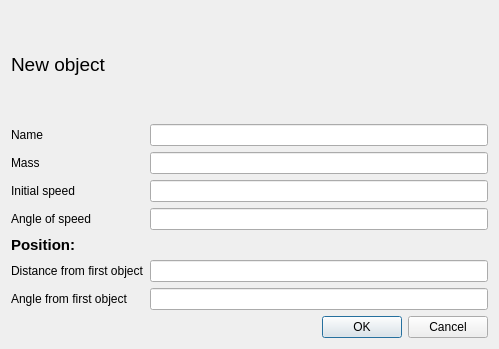
<?xml version="1.0" encoding="UTF-8"?>
<ui version="4.0">
 <class>Dialog</class>
 <widget class="QDialog" name="Dialog">
  <property name="geometry">
   <rect>
    <x>0</x>
    <y>0</y>
    <width>499</width>
    <height>349</height>
   </rect>
  </property>
  <property name="windowTitle">
   <string>New Object</string>
  </property>
  <layout class="QVBoxLayout" name="verticalLayout">
   <item>
    <widget class="QLabel" name="label_3">
     <property name="font">
      <font>
       <pointsize>14</pointsize>
       <weight>50</weight>
       <bold>false</bold>
      </font>
     </property>
     <property name="text">
      <string>New object</string>
     </property>
    </widget>
   </item>
   <item>
    <layout class="QGridLayout" name="gridLayout">
     <property name="spacing">
      <number>6</number>
     </property>
     <item row="0" column="1">
      <widget class="QLineEdit" name="lineEdit"/>
     </item>
     <item row="2" column="0">
      <widget class="QLabel" name="label_2">
       <property name="text">
        <string>Initial speed</string>
       </property>
      </widget>
     </item>
     <item row="5" column="0">
      <widget class="QLabel" name="label_4">
       <property name="text">
        <string>Distance from first object</string>
       </property>
      </widget>
     </item>
     <item row="3" column="0">
      <widget class="QLabel" name="label_6">
       <property name="text">
        <string>Angle of speed</string>
       </property>
      </widget>
     </item>
     <item row="6" column="0">
      <widget class="QLabel" name="label_5">
       <property name="text">
        <string>Angle from first object</string>
       </property>
      </widget>
     </item>
     <item row="0" column="0">
      <widget class="QLabel" name="label_7">
       <property name="text">
        <string>Name</string>
       </property>
      </widget>
     </item>
     <item row="1" column="0">
      <widget class="QLabel" name="label">
       <property name="text">
        <string>Mass</string>
       </property>
      </widget>
     </item>
     <item row="1" column="1">
      <widget class="QLineEdit" name="lineEdit_2"/>
     </item>
     <item row="2" column="1">
      <widget class="QLineEdit" name="lineEdit_3"/>
     </item>
     <item row="3" column="1">
      <widget class="QLineEdit" name="lineEdit_4"/>
     </item>
     <item row="5" column="1">
      <widget class="QLineEdit" name="lineEdit_5"/>
     </item>
     <item row="6" column="1">
      <widget class="QLineEdit" name="lineEdit_6"/>
     </item>
     <item row="4" column="0">
      <widget class="QLabel" name="label_8">
       <property name="font">
        <font>
         <pointsize>11</pointsize>
         <weight>75</weight>
         <bold>true</bold>
         <underline>false</underline>
        </font>
       </property>
       <property name="text">
        <string>Position:</string>
       </property>
      </widget>
     </item>
    </layout>
   </item>
   <item>
    <widget class="QDialogButtonBox" name="buttonBox">
     <property name="orientation">
      <enum>Qt::Horizontal</enum>
     </property>
     <property name="standardButtons">
      <set>QDialogButtonBox::Cancel|QDialogButtonBox::Ok</set>
     </property>
    </widget>
   </item>
  </layout>
 </widget>
 <resources/>
 <connections>
  <connection>
   <sender>buttonBox</sender>
   <signal>accepted()</signal>
   <receiver>Dialog</receiver>
   <slot>accept()</slot>
   <hints>
    <hint type="sourcelabel">
     <x>248</x>
     <y>254</y>
    </hint>
    <hint type="destinationlabel">
     <x>157</x>
     <y>274</y>
    </hint>
   </hints>
  </connection>
  <connection>
   <sender>buttonBox</sender>
   <signal>rejected()</signal>
   <receiver>Dialog</receiver>
   <slot>reject()</slot>
   <hints>
    <hint type="sourcelabel">
     <x>316</x>
     <y>260</y>
    </hint>
    <hint type="destinationlabel">
     <x>286</x>
     <y>274</y>
    </hint>
   </hints>
  </connection>
 </connections>
</ui>
